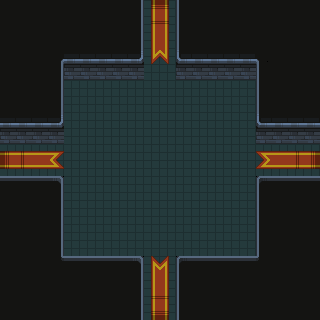

Below is a game level as drawn by its tile map, then a one-line description and the .tmx file that defines it, in full:
An orthogonal 20x20 tile map with 16x16 px tiles, 3 tile layers (Sol, Murs, Objets 1) and 19 objects (16x Collisions, 2x ok, item).

<map version="1.10" tiledversion="1.10.2" orientation="orthogonal" renderorder="right-down" width="20" height="20" tilewidth="16" tileheight="16" infinite="0" nextlayerid="6" nextobjectid="31">
 <tileset firstgid="1" source="Nv 1.tsx" />
 <layer id="2" name="Sol" width="20" height="20">
  <data encoding="csv">
0,0,0,0,0,0,0,0,0,31,31,0,0,0,0,0,0,0,0,0,
0,0,0,0,0,0,0,0,0,31,31,0,0,0,0,0,0,0,0,0,
0,0,0,0,0,0,0,0,0,31,31,0,0,0,0,0,0,0,0,0,
0,0,0,0,0,0,0,0,0,31,31,0,0,0,0,0,0,0,0,0,
0,0,0,0,0,0,0,0,0,31,31,0,0,0,0,0,0,0,0,0,
0,0,0,0,31,31,31,31,31,31,31,31,31,31,31,31,0,0,0,0,
0,0,0,0,31,31,31,31,31,31,31,31,31,31,31,31,0,0,0,0,
0,0,0,0,31,31,31,31,31,31,31,31,31,31,31,31,0,0,0,0,
0,0,0,0,31,31,31,31,31,31,31,31,31,31,31,31,0,0,0,0,
31,31,31,31,31,31,31,31,31,31,31,31,31,31,31,31,31,31,31,31,
31,31,31,31,31,31,31,31,31,31,31,31,31,31,31,31,31,31,31,31,
0,0,0,0,31,31,31,31,31,31,31,31,31,31,31,31,0,0,0,0,
0,0,0,0,31,31,31,31,31,31,31,31,31,31,31,31,0,0,0,0,
0,0,0,0,31,31,31,31,31,31,31,31,31,31,31,31,0,0,0,0,
0,0,0,0,31,31,31,31,31,31,31,31,31,31,31,31,0,0,0,0,
0,0,0,0,31,31,31,31,31,31,31,31,31,31,31,31,0,0,0,0,
0,0,0,0,0,0,0,0,0,31,31,0,0,0,0,0,0,0,0,0,
0,0,0,0,0,0,0,0,0,31,31,0,0,0,0,0,0,0,0,0,
0,0,0,0,0,0,0,0,0,31,31,0,0,0,0,0,0,0,0,0,
0,0,0,0,0,0,0,0,0,31,31,0,0,0,0,0,0,0,0,0
</data>
 </layer>
 <layer id="1" name="Murs" width="20" height="20">
  <data encoding="csv">
311,311,311,311,311,311,311,311,129,0,0,130,311,311,311,311,311,311,311,311,
311,311,311,311,311,311,311,311,129,0,0,130,311,311,311,311,311,311,311,311,
311,311,311,311,311,311,311,311,129,0,0,130,311,311,311,311,311,311,311,311,
311,311,311,104,2,2,2,2,103,0,0,101,2,2,2,2,105,311,311,311,
311,311,311,129,27,27,27,27,27,0,0,27,27,27,27,27,130,311,311,311,
311,311,311,129,0,0,0,0,0,0,0,0,0,0,0,0,130,311,311,311,
311,311,311,129,0,0,0,0,0,0,0,0,0,0,0,0,130,311,311,311,
102,102,102,103,0,0,0,0,0,0,0,0,0,0,0,0,101,102,102,102,
27,27,27,27,0,0,0,0,0,0,0,0,0,0,0,0,27,27,27,27,
0,0,0,0,0,0,0,0,0,0,0,0,0,0,0,0,0,0,0,0,
0,0,0,0,0,0,0,0,0,0,0,0,0,0,0,0,0,0,0,0,
77,77,77,78,0,0,0,0,0,0,0,0,0,0,0,0,76,77,77,77,
311,311,311,129,0,0,0,0,0,0,0,0,0,0,0,0,130,311,311,311,
311,311,311,129,0,0,0,0,0,0,0,0,0,0,0,0,130,311,311,311,
311,311,311,129,0,0,0,0,0,0,0,0,0,0,0,0,130,311,311,311,
311,311,311,129,0,0,0,0,0,0,0,0,0,0,0,0,130,311,311,311,
311,311,311,154,77,77,77,77,78,0,0,76,77,77,77,77,155,311,311,311,
311,311,311,311,311,311,311,311,129,0,0,130,311,311,311,311,311,311,311,311,
311,311,311,311,311,311,311,311,129,0,0,130,311,311,311,311,311,311,311,311,
311,311,311,311,311,311,311,311,129,0,0,130,311,311,311,311,311,311,311,311
</data>
 </layer>
 <layer id="3" name="Objets 1" width="20" height="20">
  <data encoding="csv">
0,0,0,0,0,0,0,0,0,256,257,0,0,0,0,0,0,0,0,0,
0,0,0,0,0,0,0,0,0,281,282,0,0,0,0,0,0,0,0,0,
0,0,0,0,0,0,0,0,0,306,307,0,0,0,0,0,0,0,0,0,
0,0,0,0,0,0,0,0,0,331,332,0,0,0,0,0,0,0,0,0,
0,0,0,0,0,0,0,0,0,0,0,0,0,0,0,0,0,0,0,0,
0,0,0,0,0,0,0,0,0,0,0,0,0,0,0,0,0,0,0,0,
0,0,0,0,0,0,0,0,0,0,0,0,0,0,0,0,0,0,0,0,
0,0,0,0,0,0,0,0,0,0,0,0,0,0,0,0,0,0,0,0,
0,0,0,0,0,0,0,0,0,0,0,0,0,0,0,0,0,0,0,0,
536871168,536871193,536871218,536871243,0,0,0,0,0,0,0,0,0,0,0,0,2684354891,2684354866,2684354841,2684354816,
536871169,536871194,536871219,536871244,0,0,0,0,0,0,0,0,0,0,0,0,2684354892,2684354867,2684354842,2684354817,
0,0,0,0,0,0,0,0,0,0,0,0,0,0,0,0,0,0,0,0,
0,0,0,0,0,0,0,0,0,0,0,0,0,0,0,0,0,0,0,0,
0,0,0,0,0,0,0,0,0,0,0,0,0,0,0,0,0,0,0,0,
0,0,0,0,0,0,0,0,0,0,0,0,0,0,0,0,0,0,0,0,
0,0,0,0,0,0,0,0,0,0,0,0,0,0,0,0,0,0,0,0,
0,0,0,0,0,0,0,0,0,1073742155,1073742156,0,0,0,0,0,0,0,0,0,
0,0,0,0,0,0,0,0,0,1073742130,1073742131,0,0,0,0,0,0,0,0,0,
0,0,0,0,0,0,0,0,0,1073742105,1073742106,0,0,0,0,0,0,0,0,0,
0,0,0,0,0,0,0,0,0,1073742080,1073742081,0,0,0,0,0,0,0,0,0
</data>
 </layer>
 <objectgroup id="5" name="objets">
  <object id="8" name="potion 1 heal" type="item" x="160" y="176">
   <point />
  </object>
  <object id="11" name="Collisions" type="Collisions" x="128" y="0" width="16" height="48" />
  <object id="12" name="Collisions" type="Collisions" x="176" y="0" width="16" height="48" />
  <object id="13" name="Collisions" type="Collisions" x="64" y="48" width="80" height="32" />
  <object id="15" name="Collisions" type="Collisions" x="48" y="48" width="16" height="64" />
  <object id="16" name="Collisions" type="Collisions" x="0" y="112" width="64" height="32" />
  <object id="17" name="Collisions" type="Collisions" x="176" y="48" width="80" height="32" />
  <object id="18" name="Collisions" type="Collisions" x="256" y="48" width="16" height="64" />
  <object id="19" name="Collisions" type="Collisions" x="256" y="112" width="64" height="32" />
  <object id="20" name="Collisions" type="Collisions" x="256" y="176" width="64" height="16" />
  <object id="21" name="Collisions" type="Collisions" x="256" y="192" width="16" height="64" />
  <object id="22" name="Collisions" type="Collisions" x="176" y="256" width="96" height="16" />
  <object id="23" name="Collisions" type="Collisions" x="48" y="256" width="96" height="16" />
  <object id="25" name="Collisions" type="Collisions" x="48" y="192" width="16" height="64" />
  <object id="26" name="Collisions" type="Collisions" x="0" y="176" width="64" height="16" />
  <object id="27" name="Collisions" type="Collisions" x="176" y="272" width="16" height="48" />
  <object id="28" name="Collisions" type="Collisions" x="128" y="272" width="16" height="48" />
  <object id="29" name="spawn_newmap" type="ok" x="159.5" y="235.5">
   <point />
  </object>
  <object id="30" name="sortie_newmap" type="ok" x="64.8333" y="80.6666" width="78.3333" height="27.6667" />
 </objectgroup>
</map>
